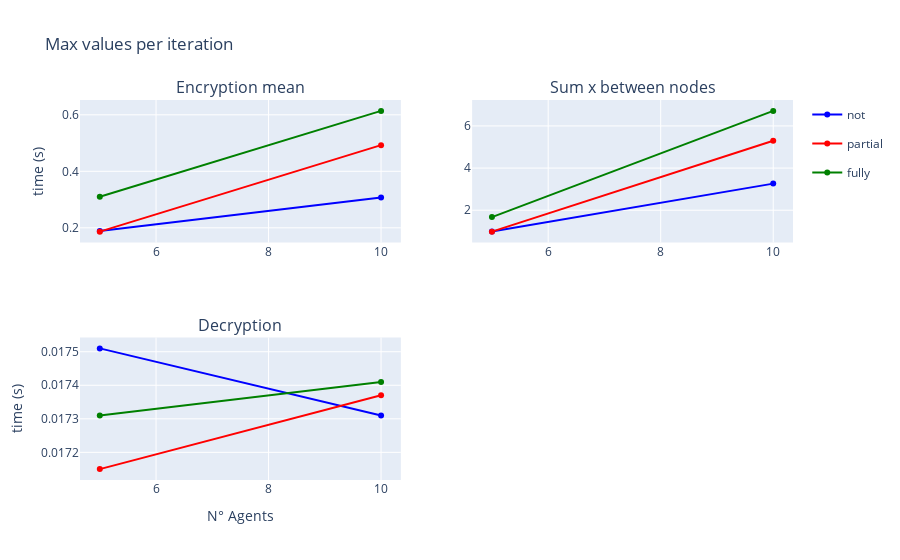

Notebook cell for this chart:
### Markdown cell above
### Components - Max time per iteration

### Code cell
fig = make_subplots(rows=2, cols=2, subplot_titles=("Encryption mean", "Sum x between nodes", "Decryption"))
fig.add_trace(go.Scatter(x=to_plot_enc_max.index, y=to_plot_enc_max['not'], name='not', legendgroup='not', line=dict(color='blue')), row=1, col=1)
fig.add_trace(go.Scatter(x=to_plot_enc_max.index, y=to_plot_enc_max['partial'], name = 'partial', legendgroup='partial', line=dict(color='red')), row=1, col=1)
fig.add_trace(go.Scatter(x=to_plot_enc_max.index, y=to_plot_enc_max['fully'], name='fully', legendgroup='fully', line=dict(color='green')), row=1, col=1)

fig.add_trace(go.Scatter(x=to_plot_sum_max.index, y=to_plot_sum_max['not'], name='not', legendgroup='not', line=dict(color='blue'), showlegend=False), row=1, col=2)
fig.add_trace(go.Scatter(x=to_plot_sum_max.index, y=to_plot_sum_max['partial'], name='partial', legendgroup='partial', line=dict(color='red'), showlegend=False), row=1, col=2)
fig.add_trace(go.Scatter(x=to_plot_sum_max.index, y=to_plot_sum_max['fully'], name='fully', legendgroup='fully', line=dict(color='green'), showlegend=False), row=1, col=2)

fig.add_trace(go.Scatter(x=to_plot_dec_max.index, y=to_plot_dec_max['not'], name='not', legendgroup='not', line=dict(color='blue'), showlegend=False), row=2, col=1)
fig.add_trace(go.Scatter(x=to_plot_dec_max.index, y=to_plot_dec_max['partial'], name='partial', legendgroup='partial', line=dict(color='red'), showlegend=False), row=2, col=1)
fig.add_trace(go.Scatter(x=to_plot_dec_max.index, y=to_plot_dec_max['fully'], name='fully', legendgroup='fully', line=dict(color='green'), showlegend=False), row=2, col=1)

fig.update_yaxes(title_text="time (s)", row=1, col=1)
fig.update_yaxes(title_text="time (s)", row=2, col=1)
fig.update_xaxes(title_text="N° Agents", row=2, col=1)
fig.update_xaxes(title_text="N° Agents", row=2, col=2)

fig.update_layout(title='Max values per iteration')

fig.show()

### Figure 1 — Plotly figure (JSON) as saved in the notebook; plotly's stock layout.template omitted (floating-point values rounded to 4 significant figures)
{"data": [{"legendgroup": "not", "line": {"color": "blue"}, "name": "not", "type": "scatter", "x": [5, 10], "xaxis": "x", "y": [0.1887, 0.3072], "yaxis": "y"}, {"legendgroup": "partial", "line": {"color": "red"}, "name": "partial", "type": "scatter", "x": [5, 10], "xaxis": "x", "y": [0.1865, 0.4926], "yaxis": "y"}, {"legendgroup": "fully", "line": {"color": "green"}, "name": "fully", "type": "scatter", "x": [5, 10], "xaxis": "x", "y": [0.3097, 0.6139], "yaxis": "y"}, {"legendgroup": "not", "line": {"color": "blue"}, "name": "not", "showlegend": false, "type": "scatter", "x": [5, 10], "xaxis": "x2", "y": [0.9922, 3.262], "yaxis": "y2"}, {"legendgroup": "partial", "line": {"color": "red"}, "name": "partial", "showlegend": false, "type": "scatter", "x": [5, 10], "xaxis": "x2", "y": [0.9841, 5.295], "yaxis": "y2"}, {"legendgroup": "fully", "line": {"color": "green"}, "name": "fully", "showlegend": false, "type": "scatter", "x": [5, 10], "xaxis": "x2", "y": [1.673, 6.715], "yaxis": "y2"}, {"legendgroup": "not", "line": {"color": "blue"}, "name": "not", "showlegend": false, "type": "scatter", "x": [5, 10], "xaxis": "x3", "y": [0.01751, 0.01731], "yaxis": "y3"}, {"legendgroup": "partial", "line": {"color": "red"}, "name": "partial", "showlegend": false, "type": "scatter", "x": [5, 10], "xaxis": "x3", "y": [0.01715, 0.01737], "yaxis": "y3"}, {"legendgroup": "fully", "line": {"color": "green"}, "name": "fully", "showlegend": false, "type": "scatter", "x": [5, 10], "xaxis": "x3", "y": [0.01731, 0.01741], "yaxis": "y3"}], "layout": {"annotations": [{"font": {"size": 16}, "showarrow": false, "text": "Encryption mean", "x": 0.225, "xanchor": "center", "xref": "paper", "y": 1, "yanchor": "bottom", "yref": "paper"}, {"font": {"size": 16}, "showarrow": false, "text": "Sum x between nodes", "x": 0.775, "xanchor": "center", "xref": "paper", "y": 1, "yanchor": "bottom", "yref": "paper"}, {"font": {"size": 16}, "showarrow": false, "text": "Decryption", "x": 0.225, "xanchor": "center", "xref": "paper", "y": 0.375, "yanchor": "bottom", "yref": "paper"}], "title": {"text": "Max values per iteration"}, "xaxis": {"anchor": "y", "domain": [0, 0.45]}, "xaxis2": {"anchor": "y2", "domain": [0.55, 1]}, "xaxis3": {"anchor": "y3", "domain": [0, 0.45], "title": {"text": "N° Agents"}}, "xaxis4": {"anchor": "y4", "domain": [0.55, 1], "title": {"text": "N° Agents"}}, "yaxis": {"anchor": "x", "domain": [0.625, 1], "title": {"text": "time (s)"}}, "yaxis2": {"anchor": "x2", "domain": [0.625, 1]}, "yaxis3": {"anchor": "x3", "domain": [0, 0.375], "title": {"text": "time (s)"}}, "yaxis4": {"anchor": "x4", "domain": [0, 0.375]}}}
